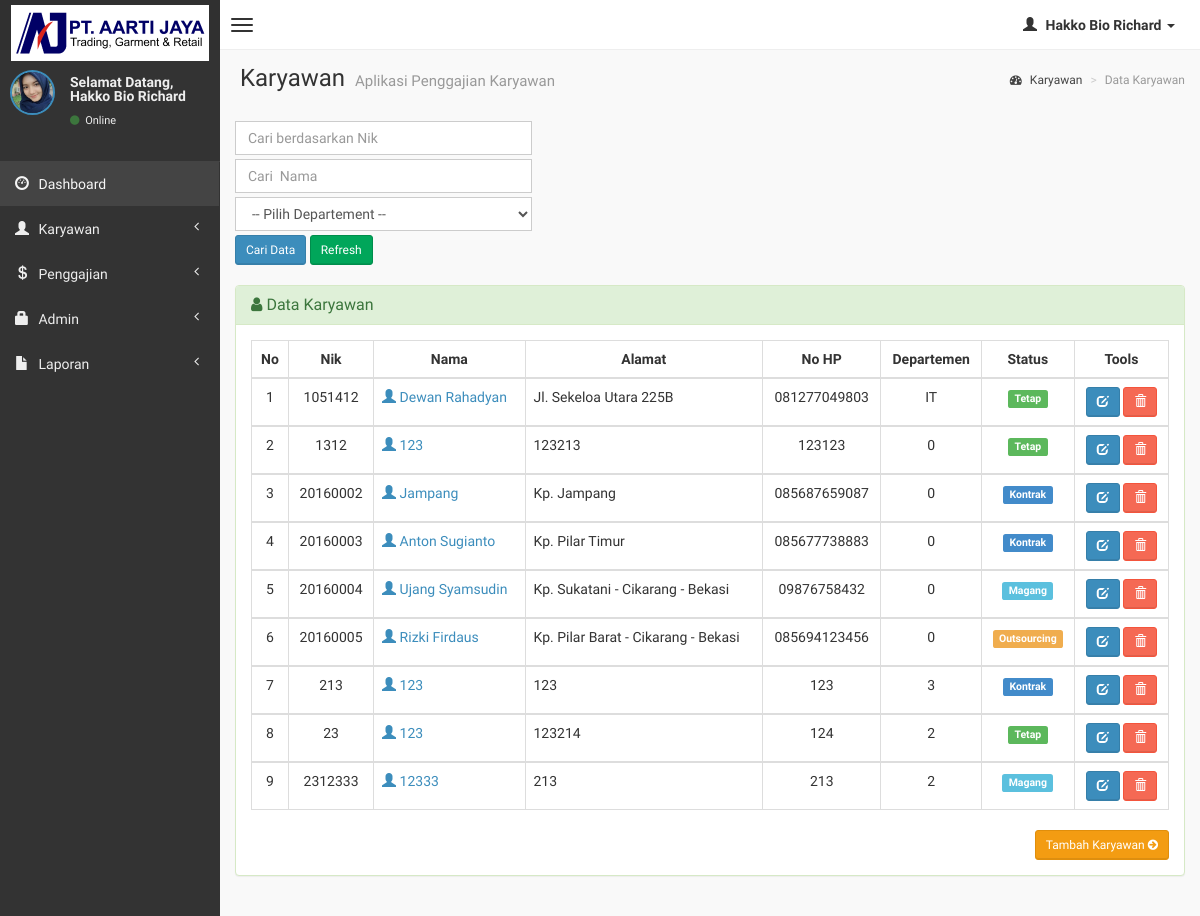
Before: /admin/karyawan.php (signed in) with the older database file.
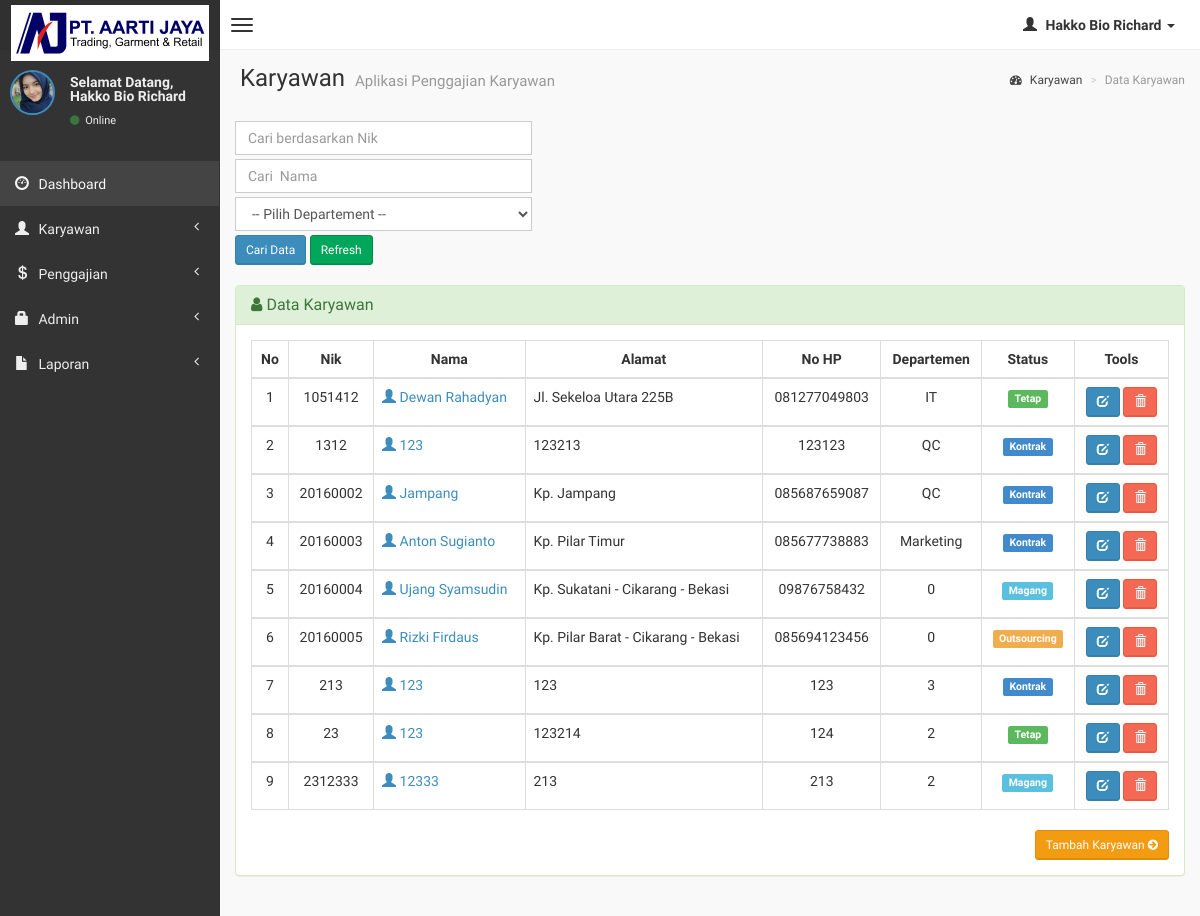
After: the same page with the newer database file.
### tables this page shows
CREATE TABLE `karyawan` (
  `nik` varchar(10) NOT NULL,
  `departemen` varchar(20) NOT NULL,
  `nama` varchar(50) NOT NULL,
  `alamat` varchar(150) NOT NULL,
  `gender` tinyint(1) NOT NULL,
  `no_hp` varchar(15) NOT NULL,
  `status` enum('tetap','kontrak','magang','outsource') NOT NULL,
  `gaji_pokok` int(225) NOT NULL,
  `tunjangan` int(225) NOT NULL,
  `tunjangan_konsumsi` int(20) NOT NULL
);

### admin/karyawan.php (the view, shortened to what the changed rows need)
<?php
if (empty($_SESSION['username'])){
	header('location:../index.php');
} else {
?>
<!DOCTYPE html>
<html>
    <head>
        <link href="../dist/css/bootstrap.css" rel="stylesheet" type="text/css" />
        <link href="//cdnjs.cloudflare.com/ajax/libs/font-awesome/4.1.0/css/font-awesome.min.css" rel="stylesheet" type="text/css" />
        <link href="//code.ionicframework.com/ionicons/1.5.2/css/ionicons.min.css" rel="stylesheet" type="text/css" />
        <link href="../css/morris/morris.css" rel="stylesheet" type="text/css" />
        <link href="../css/jvectormap/jquery-jvectormap-1.2.2.css" rel="stylesheet" type="text/css" />
        <link href="../css/datepicker/datepicker3.css" rel="stylesheet" type="text/css" />
        <link href="../css/daterangepicker/daterangepicker-bs3.css" rel="stylesheet" type="text/css" />
        <link href="../css/bootstrap-wysihtml5/bootstrap3-wysihtml5.min.css" rel="stylesheet" type="text/css" />
        <link href="../css/AdminLTE.css" rel="stylesheet" type="text/css" />
        <link rel="stylesheet" href="datatables/dataTables.bootstrap.css"/>
    </head>
    <body class="skin-black">
<?php } ?>
        <div class="wrapper row-offcanvas row-offcanvas-left">
            <aside class="right-side">
                <section class="content-header">
                    <h1>
                        Karyawan
                        <small>Aplikasi Penggajian Karyawan</small>
                    </h1>
                </section>
                <section class="content">
                    <br />
                    <div class="row">
                        <div class="col-lg-12">
                    <div class="panel panel-success">
                        <div class="panel-body">
                    <?php
                   $cariNIK=NULL;
                   $cariNama=NULL;
                   $cariDepartemen=NULL;
                   $whereis=NULL;
                     $query1="select * from karyawan ".$whereis."  ".$cariNIK."  ".$cariNama." ".$cariDepartemen;
                    $tampil=mysqli_query($koneksi, $query1) or die(mysqli_error());
                    ?>
                  <table id="example" class="table table-hover table-bordered">
                  <thead>
                      <tr>
                        <th><center>No </center></th>
                        <th><center>Nik </i></center></th>
                        <th><center>Nama </center></th>
                        <th><center>Alamat </center></th>
                        <th><center>No HP </center></th>
                        <th><center>Departemen </center></th>
                        <th><center>Status </center></th>
                        <th><center>Tools</center></th>
                      </tr>
                  </thead>
                     <?php
                     $no=0;
                     while($data=mysqli_fetch_array($tampil))
                    { $no++; ?>
                    <tbody>
                    <tr>
                    <td><center><?php echo $no; ?></center></td>
                    <td><center><?php echo $data['nik'];?></center></td>
                    <td><a href="detail-karyawan.php?hal=edit&kd=<?php echo $data['nik'];?>"><span class="glyphicon glyphicon-user"></span> <?php echo $data['nama'];?></td>
                    <td><?php echo $data['alamat']; ?></td>
                    <td><center><?php echo $data['no_hp']; ?></center></td>
                    <td><center><?php echo $data['departemen']; ?></center></td>
                    <td><center><?php
                            if($data['status'] == 'tetap'){
								echo '<span class="label label-success">Tetap</span>';
							}
                            else if ($data['status'] == 'kontrak' ){
								echo '<span class="label label-primary">Kontrak</span>';
							}
                    ?></center></td>
                    <td><center><div id="thanks"><a class="btn btn-sm btn-primary" data-placement="bottom" data-toggle="tooltip" title="Edit Karyawan" href="edit-karyawan.php?hal=edit&kd=<?php echo $data['nik'];?>"><span class="glyphicon glyphicon-edit"></span></a>
                    <a onclick="return confirm ('Yakin hapus <?php echo $data['nama'];?>.?');" class="btn btn-sm btn-danger tooltips" data-placement="bottom" data-toggle="tooltip" title="Hapus Karyawan" href="karyawan.php?hal=hapus&kd=<?php echo $data['nik'];?>"><span class="glyphicon glyphicon-trash"></a></center></td></tr></div>
                 <?php
              }
              ?>
                   </tbody>
    </body>
</html>

Changed rows visible on the page:
changed karyawan id 1312: departemen "0" → "QC"; status "Tetap" → "Kontrak"
changed karyawan "Jampang": departemen "0" → "QC"
changed karyawan "Anton Sugianto": departemen "0" → "Marketing"
